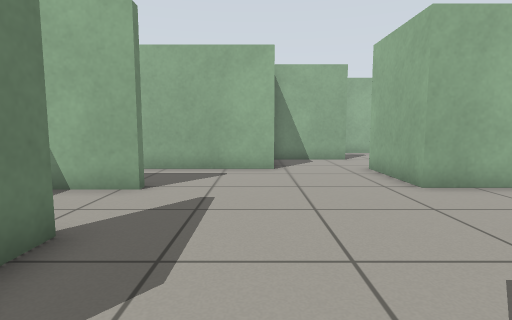
[1] (above)

24 first-person views from a walk through a robot-simulator world made for Gazebo. The camera is 0.68 m above the floor, tilts 6° down and sees 80° across. The floor is counted in squares, 0.5 m on a side. Each view is taken from the middle of a square. On the plan, view 1 faces up. The plan holds only what a view shows up to about 14 squares ahead; the rest is blank.

[2]
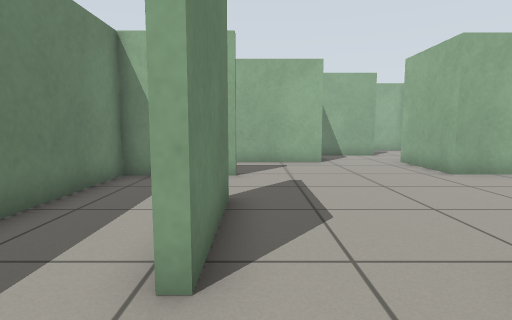

[3]
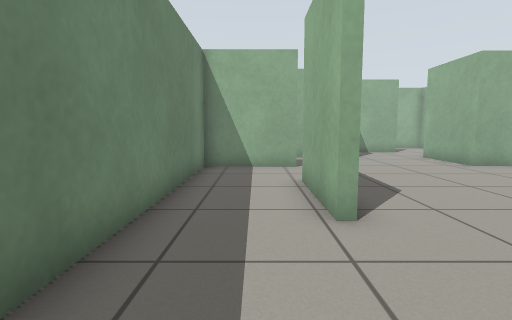

[4]
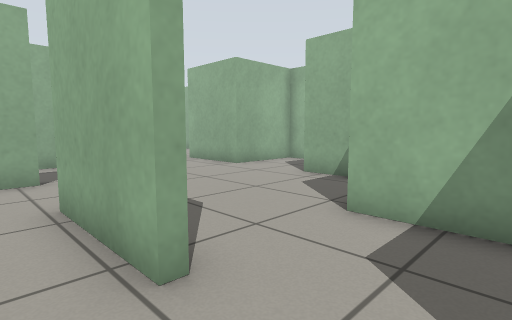

[5]
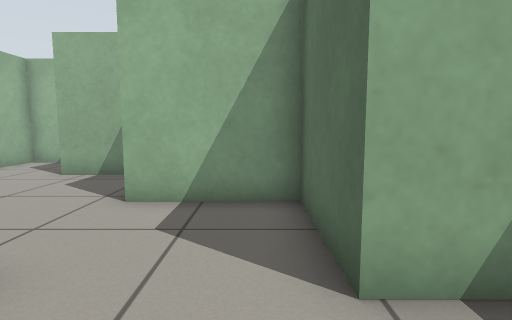

[6]
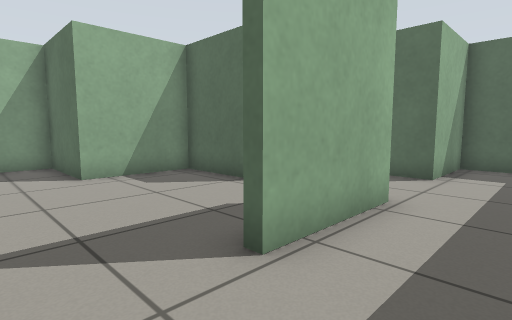

[7]
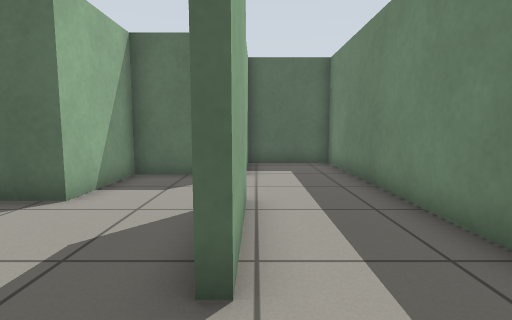

[8]
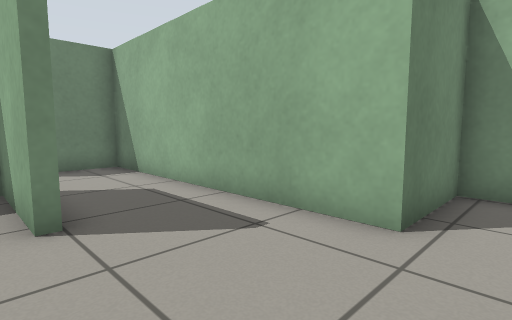

[9]
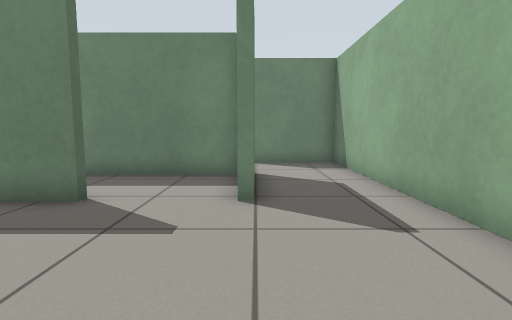

[10]
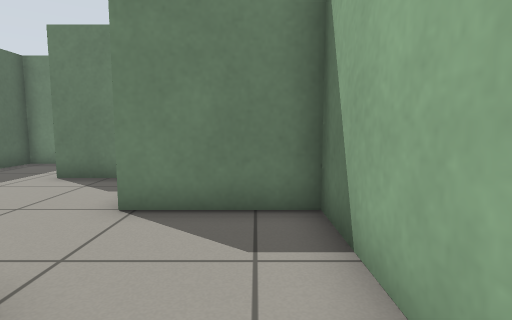

[11]
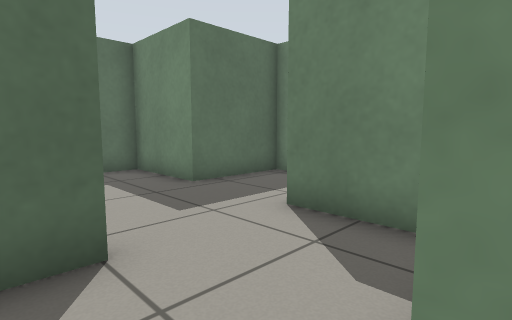

[12]
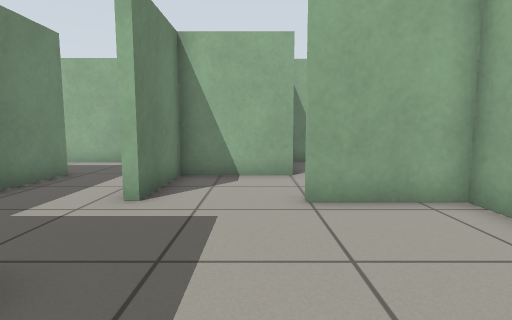

[13]
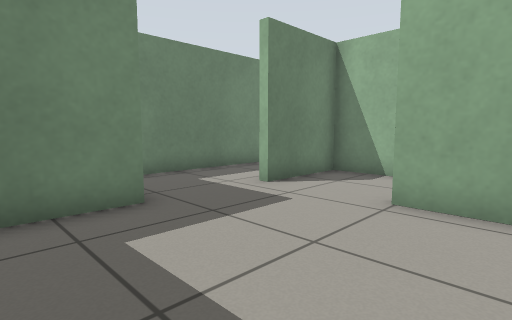

[14]
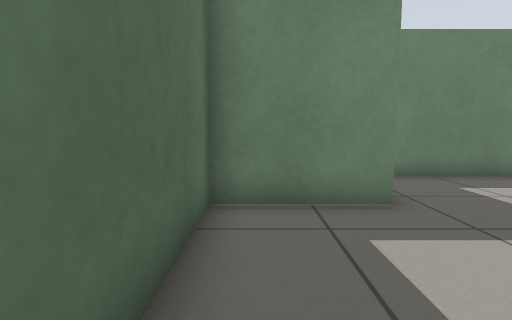

[15]
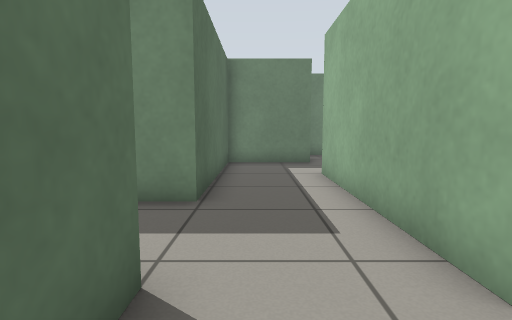

[16]
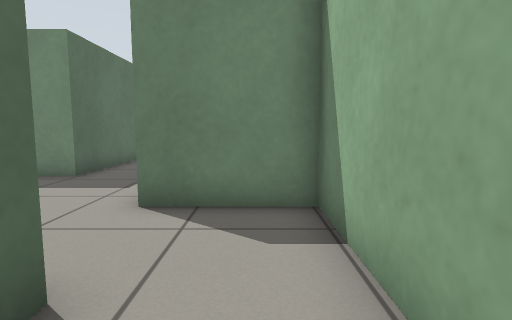

[17]
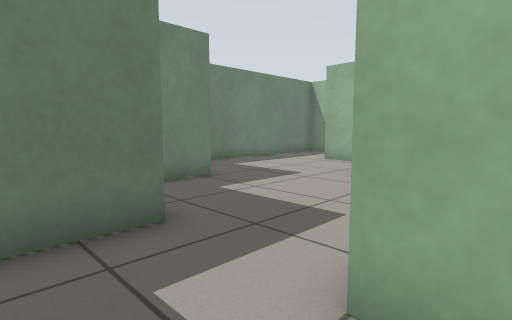

[18]
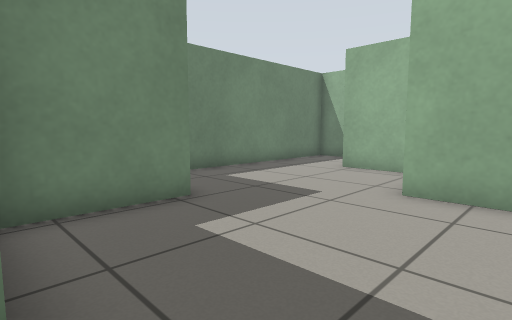

[19]
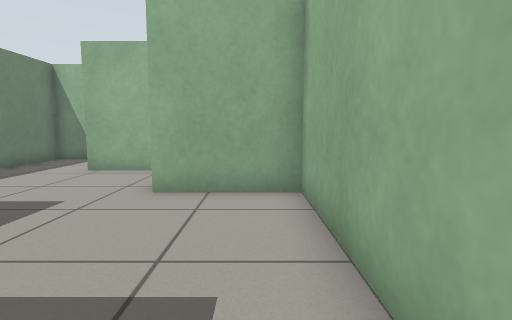

[20]
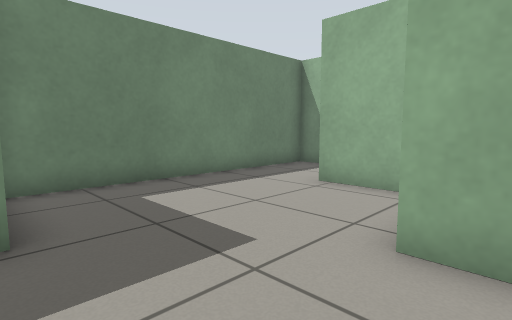

[21]
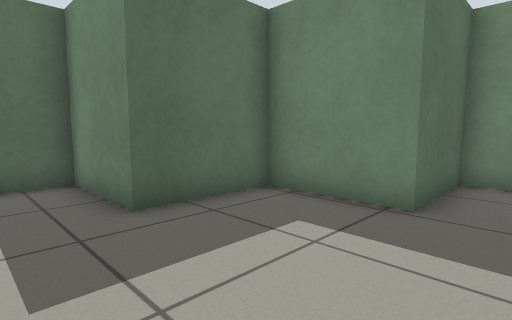

[22]
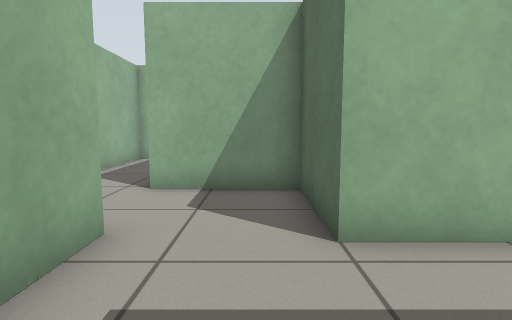

[23]
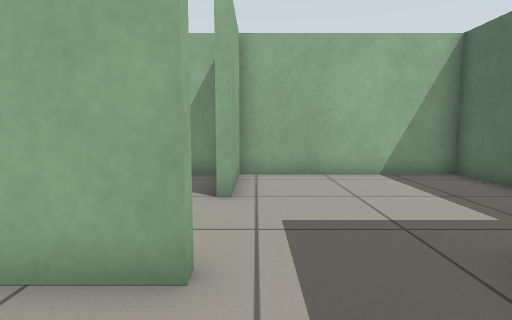

[24]
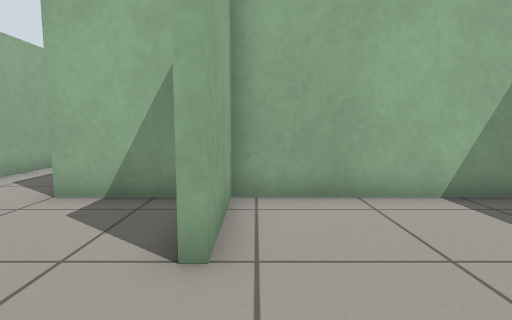

### Floor plan
Points are (right, up) in squares from view 1. A wall is a line through its corners. A room is listed if a view was taken in it or the views show most of it. See-through windows are left out.
Room 1 (views 1, 2, 3, 4, 5, 6, 7, 8, 9, 10, 11)
walls: (-2.5, 3.8) (-2.5, 0.2); (-2.5, 6.7) (-5.8, 6.7) (-5.8, -5.8) (-2.7, -5.8) (-2.7, -2.8) (0.5, -2.8) (0.5, 0.4) (3.8, 0.4) (3.8, 3.8) (7, 3.8) (7, 6.8) (3.8, 6.8) (3.8, 10.2); (-2.7, 0.2) (-2.7, 3.8); (-4, 7) (-3.5, 7); (0.6, 10.1) (-8.9, 10.1) (-8.9, 6.7)
ways out: opening at (-7.5, 7) to room 8; opening at (2.5, 10)
Room 2 (views 12, 13, 14, 24)
walls: (-12.3, 0.4) (-12.3, -2.8) (-6.1, -2.8) (-6.1, 3.5) (-9.1, 3.5) (-9.1, 3.8); (-12.3, 4.5) (-12.3, 3.5)
ways out: opening at (-12, 2) to room 5; opening at (-10.5, 4) to room 9
Room 3 (view 15)
walls: (-12.5, 7) (-9.2, 7) (-9.2, 9.4)
ways out: opening at (-10.5, 10) to room 4; opening at (-12, 8.5) to room 5
Room 4 (view 16)
walls: (-9.2, 9.4) (-9.2, 10.4) (-8.8, 10.4); (-8.1, 13.1) (-12.3, 13.1) (-12.3, 10.1); (-2.7, 13.1) (-6.1, 13.1)
ways out: opening at (-10.5, 10) to room 3
Room 5 (views 17, 18, 19, 22, 23)
walls: (-12.5, 3.5) (-12.5, 7); (-12.3, 10.1) (-19.1, 10.1); (-22, 10.1) (-22, 7) (-15.5, 7) (-15.5, 0.4) (-12.3, 0.4)
ways out: opening at (-12, 2) to room 2; opening at (-12, 8.5) to room 3; opening at (-20.5, 10) to room 6
Room 6 (views 20, 21)
walls: (-25.3, 13.4) (-25.3, 10.1) (-22, 10.1); (-19, 11) (-19, 16.4) (-22.2, 16.4)
ways out: opening at (-20.5, 10) to room 5; opening at (-23.5, 14.5) to room 7
Room 7 (no view inside)
walls: (-23.2, 19.7) (-25.4, 19.7); (-28.5, 20.5) (-28.5, 13.4) (-25.3, 13.4)
ways out: opening at (-23.5, 14.5) to room 6; opening at (-27, 20)
Room 8 (no view inside)
walls: (-9.1, 3.8) (-8.1, 3.8); (-6.1, 4.1) (-6.1, 7)
ways out: opening at (-7.5, 7) to room 1; opening at (-9, 5.5) to room 9
Room 9 (no view inside)
walls: (-8.9, 6.7) (-12.3, 6.7) (-12.3, 4.5)
ways out: opening at (-10.5, 4) to room 2; opening at (-9, 5.5) to room 8

Positions as (right, up) in squares from view 1, and headings:
1: (0, 0), facing up
2: (-2, -2), facing up
3: (-4, -4), facing up
4: (-4, -2), facing up-right
5: (-5, -2), facing right
6: (-5, 6), facing down-right
7: (-3, 6), facing down
8: (2, 6), facing up-left
9: (3, 7), facing left
10: (-4, 9), facing left
11: (-8, 7), facing down-left
12: (-10, -2), facing up
13: (-7, -2), facing up-left
14: (-7, -2), facing left
15: (-10, 8), facing left
16: (-7, 12), facing left
17: (-18, 8), facing up-left
18: (-20, 10), facing up-left
19: (-20, 10), facing up
20: (-21, 13), facing up-left
21: (-20, 15), facing down-left
22: (-16, 8), facing right
23: (-15, 3), facing right
24: (-12, 3), facing right
